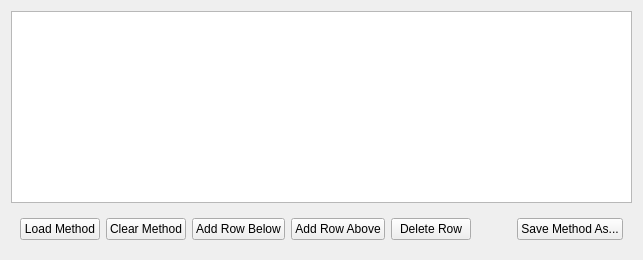
      <widget class="QWidget" name="Method">
       <attribute name="title">
        <string>Method</string>
       </attribute>
       <layout class="QVBoxLayout" name="verticalLayout_7">
        <item>
         <widget class="QTableWidget" name="methodTable"/>
        </item>
        <item>
         <widget class="QFrame" name="frame_9">
          <property name="frameShape">
           <enum>QFrame::NoFrame</enum>
          </property>
          <property name="frameShadow">
           <enum>QFrame::Raised</enum>
          </property>
          <layout class="QHBoxLayout" name="horizontalLayout_23">
           <item>
            <widget class="QPushButton" name="LoadMethodButton">
             <property name="text">
              <string>Load Method</string>
             </property>
            </widget>
           </item>
           <item>
            <widget class="QPushButton" name="ClearMethodButton">
             <property name="text">
              <string>Clear Method</string>
             </property>
            </widget>
           </item>
           <item>
            <widget class="QPushButton" name="AddRowBelowButton">
             <property name="text">
              <string>Add Row Below</string>
             </property>
            </widget>
           </item>
           <item>
            <widget class="QPushButton" name="AddRowAboveButton">
             <property name="text">
              <string>Add Row Above</string>
             </property>
            </widget>
           </item>
           <item>
            <widget class="QPushButton" name="DeleteRowButton">
             <property name="text">
              <string>Delete Row</string>
             </property>
            </widget>
           </item>
           <item>
            <spacer name="horizontalSpacer_3">
             <property name="orientation">
              <enum>Qt::Horizontal</enum>
             </property>
             <property name="sizeHint" stdset="0">
              <size>
               <width>40</width>
               <height>20</height>
              </size>
             </property>
            </spacer>
           </item>
           <item>
            <widget class="QPushButton" name="SaveMethodButton">
             <property name="text">
              <string>Save Method As...</string>
             </property>
            </widget>
           </item>
          </layout>
         </widget>
        </item>
       </layout>
      </widget>
